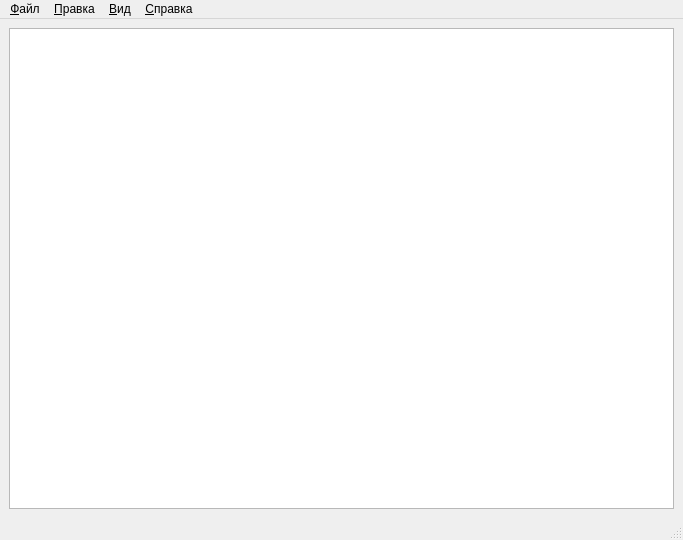
<?xml version="1.0" encoding="UTF-8"?>
<ui version="4.0">
 <class>MainWindow</class>
 <widget class="QMainWindow" name="MainWindow">
  <property name="geometry">
   <rect>
    <x>0</x>
    <y>0</y>
    <width>683</width>
    <height>540</height>
   </rect>
  </property>
  <property name="windowTitle">
   <string>MainWindow[*]</string>
  </property>
  <widget class="QWidget" name="centralwidget">
   <layout class="QGridLayout" name="gridLayout">
    <item row="0" column="0">
     <widget class="QTextEdit" name="textEdit"/>
    </item>
   </layout>
  </widget>
  <widget class="QStatusBar" name="statusbar"/>
  <widget class="QMenuBar" name="menubar">
   <property name="geometry">
    <rect>
     <x>0</x>
     <y>0</y>
     <width>683</width>
     <height>21</height>
    </rect>
   </property>
   <widget class="QMenu" name="menu">
    <property name="title">
     <string>&amp;Файл</string>
    </property>
    <addaction name="new_2"/>
    <addaction name="open"/>
    <addaction name="separator"/>
    <addaction name="save"/>
    <addaction name="saveAs"/>
    <addaction name="actionClose"/>
    <addaction name="separator"/>
    <addaction name="actionExit"/>
   </widget>
   <widget class="QMenu" name="menu_2">
    <property name="title">
     <string>&amp;Вид</string>
    </property>
    <addaction name="fontSelect"/>
   </widget>
   <widget class="QMenu" name="menu_3">
    <property name="title">
     <string>&amp;Справка</string>
    </property>
    <addaction name="about"/>
    <addaction name="aboutQt"/>
   </widget>
   <widget class="QMenu" name="menu_4">
    <property name="title">
     <string>&amp;Правка</string>
    </property>
    <addaction name="actionCut"/>
    <addaction name="actionCopy"/>
    <addaction name="actionPaste"/>
    <addaction name="actionUndo"/>
    <addaction name="actionRedo"/>
   </widget>
   <addaction name="menu"/>
   <addaction name="menu_4"/>
   <addaction name="menu_2"/>
   <addaction name="menu_3"/>
  </widget>
  <action name="new_2">
   <property name="icon">
    <iconset resource="icons.qrc">
     <normaloff>:/icons/resources/new.png</normaloff>:/icons/resources/new.png</iconset>
   </property>
   <property name="text">
    <string>&amp;Создать</string>
   </property>
   <property name="toolTip">
    <string>Создать новый документ</string>
   </property>
   <property name="shortcut">
    <string>Ctrl+N</string>
   </property>
  </action>
  <action name="actionClose">
   <property name="text">
    <string>&amp;Закрыть</string>
   </property>
   <property name="toolTip">
    <string>Закрыть текущее окно</string>
   </property>
   <property name="shortcut">
    <string>Ctrl+W</string>
   </property>
  </action>
  <action name="actionExit">
   <property name="text">
    <string>&amp;Выход</string>
   </property>
   <property name="toolTip">
    <string>Закрыть приложение</string>
   </property>
  </action>
  <action name="fontSelect">
   <property name="text">
    <string>Выбрать шрифт...</string>
   </property>
   <property name="toolTip">
    <string>Select the display font</string>
   </property>
  </action>
  <action name="about">
   <property name="text">
    <string>О программе</string>
   </property>
  </action>
  <action name="aboutQt">
   <property name="text">
    <string>О QT</string>
   </property>
  </action>
  <action name="actionCut">
   <property name="icon">
    <iconset resource="icons.qrc">
     <normaloff>:/icons/resources/cut.png</normaloff>:/icons/resources/cut.png</iconset>
   </property>
   <property name="text">
    <string>Вырезать</string>
   </property>
   <property name="toolTip">
    <string>Cut</string>
   </property>
   <property name="shortcut">
    <string>Ctrl+X</string>
   </property>
  </action>
  <action name="actionCopy">
   <property name="icon">
    <iconset resource="icons.qrc">
     <normaloff>:/icons/resources/copy.png</normaloff>:/icons/resources/copy.png</iconset>
   </property>
   <property name="text">
    <string>Копировать</string>
   </property>
   <property name="toolTip">
    <string>Copy</string>
   </property>
   <property name="shortcut">
    <string>Ctrl+C</string>
   </property>
  </action>
  <action name="actionPaste">
   <property name="icon">
    <iconset resource="icons.qrc">
     <normaloff>:/icons/resources/paste.png</normaloff>:/icons/resources/paste.png</iconset>
   </property>
   <property name="text">
    <string>Вставить</string>
   </property>
   <property name="toolTip">
    <string>Paste</string>
   </property>
   <property name="shortcut">
    <string>Ctrl+V</string>
   </property>
  </action>
  <action name="actionUndo">
   <property name="text">
    <string>Назад</string>
   </property>
   <property name="toolTip">
    <string>Undo the last action</string>
   </property>
   <property name="shortcut">
    <string>Ctrl+Z</string>
   </property>
  </action>
  <action name="actionRedo">
   <property name="text">
    <string>Вперед</string>
   </property>
   <property name="toolTip">
    <string>Redo the last action</string>
   </property>
   <property name="shortcut">
    <string>Ctrl+Y</string>
   </property>
  </action>
  <action name="open">
   <property name="icon">
    <iconset resource="icons.qrc">
     <normaloff>:/icons/resources/open.png</normaloff>:/icons/resources/open.png</iconset>
   </property>
   <property name="text">
    <string>&amp;Открыть</string>
   </property>
   <property name="toolTip">
    <string>Open a document</string>
   </property>
   <property name="shortcut">
    <string>Ctrl+O</string>
   </property>
  </action>
  <action name="save">
   <property name="icon">
    <iconset resource="icons.qrc">
     <normaloff>:/icons/resources/save.png</normaloff>:/icons/resources/save.png</iconset>
   </property>
   <property name="text">
    <string>&amp;Сохранить</string>
   </property>
   <property name="toolTip">
    <string>Save file</string>
   </property>
   <property name="shortcut">
    <string>Ctrl+S</string>
   </property>
  </action>
  <action name="saveAs">
   <property name="text">
    <string>&amp;Сохранить как...</string>
   </property>
   <property name="toolTip">
    <string>Save document as</string>
   </property>
   <property name="shortcut">
    <string>Ctrl+Shift+S</string>
   </property>
  </action>
 </widget>
 <resources>
  <include location="icons.qrc"/>
 </resources>
 <connections/>
</ui>
